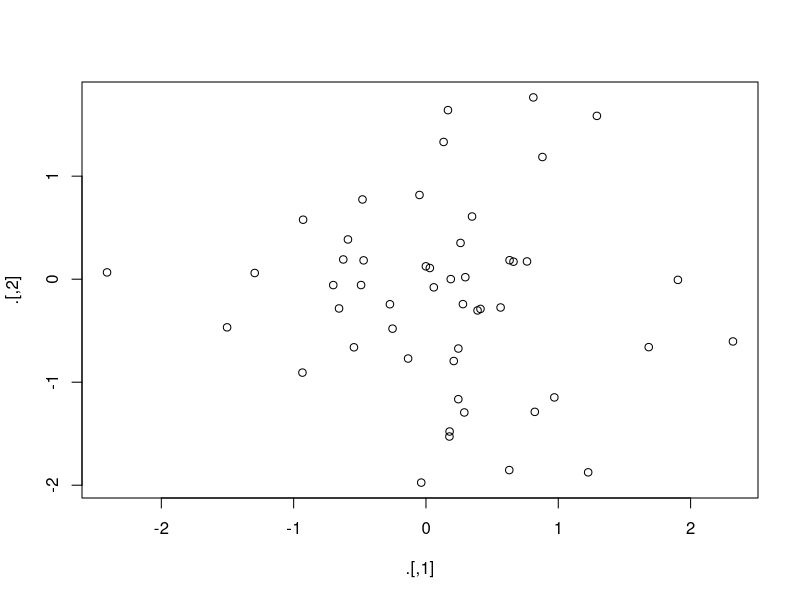
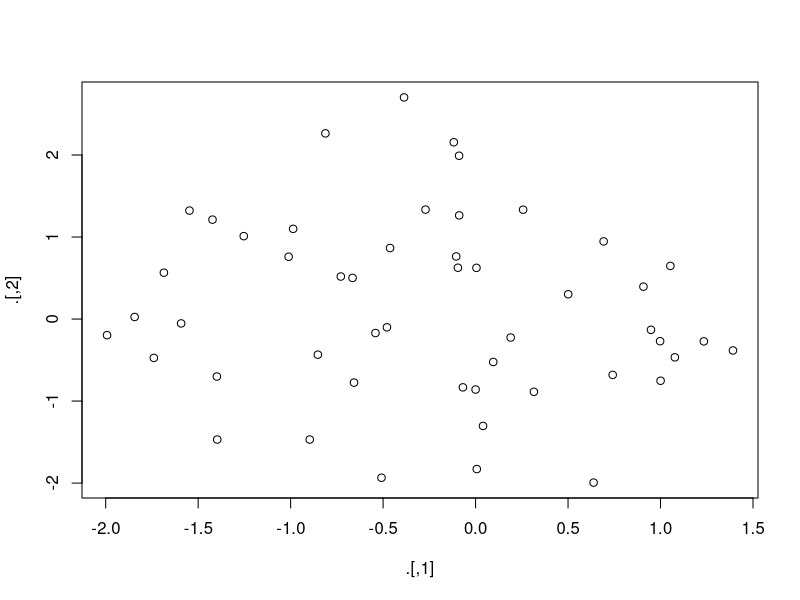

Write the R code that produced these figures, in order. (Note: this script raises an error after producing the figures.)
## ---- chunk 1
library(magrittr)
## ---- chunk 2
rnorm(100) %>%
  matrix(ncol = 2) %>%
  plot() %>%
  str()
#>  NULL

rnorm(100) %>%
  matrix(ncol = 2) %T>%
  plot() %>%
  str()
#>  num [1:50, 1:2] -0.387 -0.785 -1.057 -0.796 -1.756 ...
## ---- chunk 3
mtcars %$%
  cor(disp, mpg)
#> [1] -0.848
## ---- chunk 4
cut(temp, c(-Inf, 0, 10, 20, 30, Inf), right = TRUE,
    labels = c("freezing", "cold", "cool", "warm", "hot"))
## ---- chunk 5
wt_mean <- function(x, w, na.rm = FALSE) {
  stopifnot(is.logical(na.rm), length(na.rm) == 1)
  stopifnot(length(x) == length(w))
  
  if (na.rm) {
    miss <- is.na(x) | is.na(w)
    x <- x[!miss]
    w <- w[!miss]
  }
  sum(w * x) / sum(w)
}
## ---- chunk 6
show_missings <- function(df) {
  n <- sum(is.na(df))
  cat("Missing values: ", n, "\n", sep = "")
  
  invisible(df)
}

x <- show_missings(mtcars) 
class(x)
dim(x)

mtcars %>% 
  show_missings() %>% 
  mutate(mpg = ifelse(mpg < 20, NA, mpg)) %>% 
  show_missings()
## ---- chunk 7
means <- c(0, 1, 2)
out <- vector("list", length(means))
for (i in seq_along(means)) {
  n <- sample(100, 1)
  out[[i]] <- rnorm(n, means[[i]])
}
str(out)
str(unlist(out))
## ---- chunk 8
map_dbl(df, mean)
map_dbl(df, median)
map_dbl(df, sd)

df %>% map_dbl(mean)
df %>% map_dbl(median)
df %>% map_dbl(sd)
## ---- chunk 9
map_dbl(df, mean, trim = 0.5)
## ---- chunk 10
z <- list(x = 1:3, y = 4:5)
map_int(z, length)
#> x y 
#> 3 2
## ---- chunk 11
models <- mtcars %>% 
  split(.$cyl) %>% 
  map(~lm(mpg ~ wt, data = .))
## ---- chunk 12
models %>% 
  map(summary) %>% 
  map_dbl(~.$r.squared)
#>     4     6     8 
#> 0.509 0.465 0.423
## ---- chunk 13
models %>% 
  map(summary) %>% 
  map_dbl("r.squared")
## ---- chunk 14
x <- list(list(1, 2, 3), list(4, 5, 6), list(7, 8, 9))
x %>% map_dbl(2)
#> [1] 2 5 8
## ---- chunk 15
safe_log <- safely(log)
str(safe_log(10))
#> List of 2
#>  $ result: num 2.3
#>  $ error : NULL
str(safe_log("a"))
#> List of 2
#>  $ result: NULL
#>  $ error :List of 2
#>   ..$ message: chr "non-numeric argument to mathematical function"
#>   ..$ call   : language log(x = x, base = base)
#>   ..- attr(*, "class")= chr [1:3] "simpleError" "error" "condition"
## ---- chunk 16
x <- list(1, 10, "a")
y <- x %>% map(safely(log))
str(y)
## ---- chunk 17
y <- y %>% transpose()
str(y)
## ---- chunk 18
is_ok <- y$error %>% map_lgl(is_null)
x[!is_ok]
y$result[is_ok] %>% flatten_dbl()
## ---- chunk 19
x <- list(1, 10, "a")
x %>% map_dbl(possibly(log, NA_real_))
#> [1] 0.0 2.3  NA
## ---- chunk 20
x <- list(1, -1)
x %>% map(quietly(log)) %>% str()
## ---- chunk 21
map2(mu, sigma, rnorm, n = 5) %>% str()
#> List of 3
#>  $ : num [1:5] 4.78 5.59 4.93 4.3 4.47
#>  $ : num [1:5] 10.85 10.57 6.02 8.82 15.93
#>  $ : num [1:5] -1.12 7.39 -7.5 -10.09 -2.7
## ---- chunk 22
n <- list(1, 3, 5)
args1 <- list(n, mu, sigma)
args1 %>%
  pmap(rnorm) %>% 
  str()
#> List of 3
#>  $ : num 4.55
#>  $ : num [1:3] 13.4 18.8 13.2
#>  $ : num [1:5] 0.685 10.801 -11.671 21.363 -2.562
## ---- chunk 23
args2 <- list(mean = mu, sd = sigma, n = n)
args2 %>% 
  pmap(rnorm) %>% 
  str()
## ---- chunk 24
params <- tribble(
  ~mean, ~sd, ~n,
    5,     1,  1,
   10,     5,  3,
   -3,    10,  5
)
params %>% 
  pmap(rnorm)
## ---- chunk 25
f <- c("runif", "rnorm", "rpois")
param <- list(
  list(min = -1, max = 1), 
  list(sd = 5), 
  list(lambda = 10)
)
invoke_map(f, param, n = 5) %>% str()
## ---- chunk 26
sim <- tribble(
  ~f,      ~params,
  "runif", list(min = -1, max = 1),
  "rnorm", list(sd = 5),
  "rpois", list(lambda = 10)
)
sim %>% 
  mutate(sim = invoke_map(f, params, n = 10)) %>% 
  str()
## ---- chunk 27
x <- list(1, "a", 3)

x %>% 
  walk(print)
#> [1] 1
#> [1] "a"
#> [1] 3
## ---- chunk 28
library(ggplot2)
plots <- mtcars %>% 
  split(.$cyl) %>% 
  map(~ggplot(., aes(mpg, wt)) + geom_point())
paths <- stringr::str_c(names(plots), ".pdf")

pwalk(list(paths, plots), ggsave, path = tempdir())
## ---- chunk 29
iris %>% 
  keep(is.factor) %>% 
  str()

iris %>% 
  discard(is.factor) %>% 
  str()
## ---- chunk 30
x <- list(1:5, letters, list(10))

x %>% 
  some(is_character)
#> [1] TRUE

x %>% 
  every(is_vector)
#> [1] TRUE
## ---- chunk 31
x <- sample(10)
x %>% 
  detect(~ . > 5)
x %>% 
  detect_index(~ . > 5)
## ---- chunk 32
x %>% 
  head_while(~ . > 5)
x %>% 
  tail_while(~ . > 5)
## ---- chunk 33
dfs <- list(
  age = tibble(name = "John", age = 30),
  sex = tibble(name = c("John", "Mary"), sex = c("M", "F")),
  trt = tibble(name = "Mary", treatment = "A")
)

dfs %>% reduce(full_join)
## ---- chunk 34
vs <- list(
  c(1, 3, 5, 6, 10),
  c(1, 2, 3, 7, 8, 10),
  c(1, 2, 3, 4, 8, 9, 10)
)

vs %>% reduce(intersect)
## ---- chunk 35
x <- sample(10)
x %>% accumulate(`+`)
